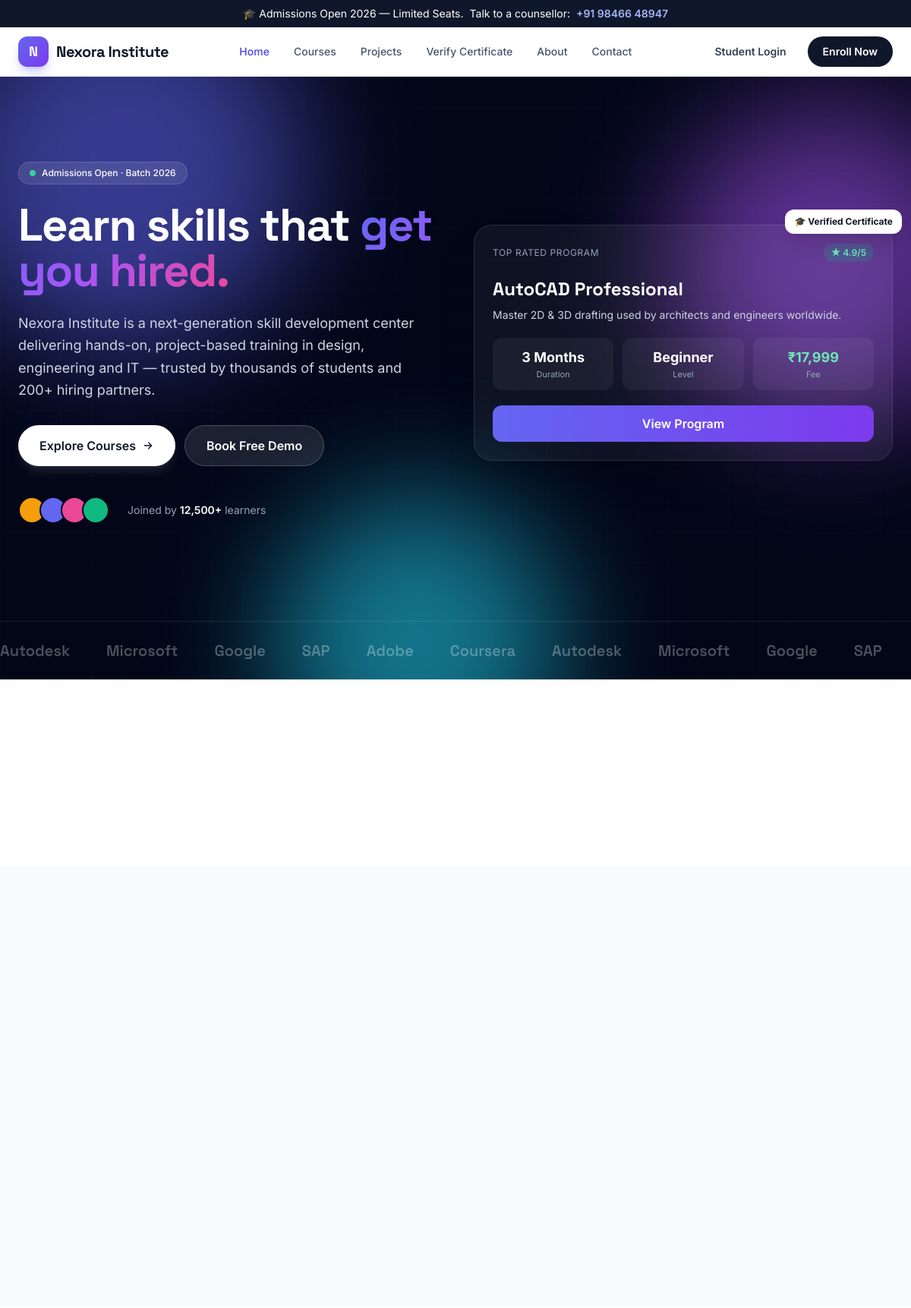
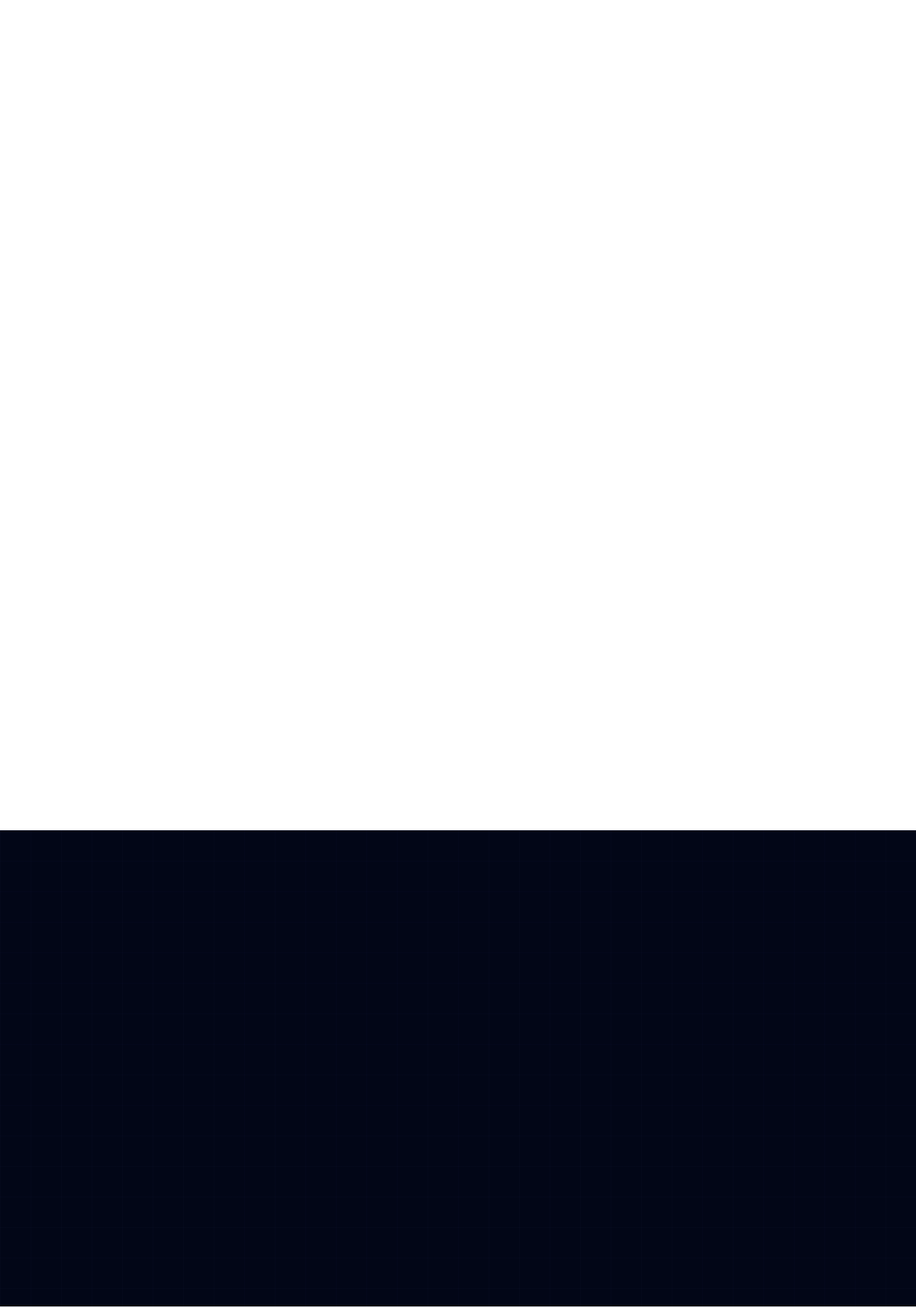
The page / (upper part) on the database its author committed (2 pictures, top to bottom).
### tables this page shows
CREATE TABLE courses (
  id              INT AUTO_INCREMENT PRIMARY KEY,
  title           VARCHAR(160) NOT NULL,
  slug            VARCHAR(180) NOT NULL UNIQUE,
  category_id     INT NULL,
  short_desc      VARCHAR(255) NULL,
  description     TEXT NULL,
  duration        VARCHAR(60)  DEFAULT '3 Months',
  level           ENUM('Beginner','Intermediate','Advanced') DEFAULT 'Beginner',
  price           DECIMAL(10,2) DEFAULT 0,
  discount_price  DECIMAL(10,2) NULL,
  software        VARCHAR(255) NULL,
  syllabus        TEXT NULL,
  image           VARCHAR(255) NULL,
  is_featured     TINYINT(1) DEFAULT 0,
  status          ENUM('active','draft') DEFAULT 'active',
  created_at      TIMESTAMP DEFAULT CURRENT_TIMESTAMP,
  CONSTRAINT fk_course_cat FOREIGN KEY (category_id) REFERENCES categories(id) ON DELETE SET NULL
);

### includes/functions.php (called while the page is built, shortened)
<?php
require_once __DIR__ . '/../config/database.php';
function e(?string $str): string
{
    return htmlspecialchars($str ?? '', ENT_QUOTES, 'UTF-8');
}
function url(string $path = ''): string
{
    return BASE_URL . '/' . ltrim($path, '/');
}
function money($amount): string
{
    return '₹' . number_format((float)$amount, 0);
}
function settings(): array
{
    static $cache = null;
    if ($cache !== null) return $cache;
    $cache = [];
    try {
        $rows = db()->query('SELECT skey, svalue FROM settings')->fetchAll();
        foreach ($rows as $r) {
            $cache[$r['skey']] = $r['svalue'];
        }
    } catch (Throwable $e) {
        $cache = [];
    }
    return $cache;
}
function setting(string $key, string $default = ''): string
{
    $s = settings();
    return $s[$key] ?? $default;
}

### config/database.php (called while the page is built, shortened)
<?php
function db(): PDO
{
    if (isset($GLOBALS['__app_pdo']) && $GLOBALS['__app_pdo'] instanceof PDO) {
        return $GLOBALS['__app_pdo'];
    }
    $dsn = sprintf('mysql:host=%s;dbname=%s;charset=%s', DB_HOST, DB_NAME, DB_CHARSET);
    $options = [
        PDO::ATTR_ERRMODE            => PDO::ERRMODE_EXCEPTION,
        PDO::ATTR_DEFAULT_FETCH_MODE => PDO::FETCH_ASSOC,
        PDO::ATTR_EMULATE_PREPARES   => false,
    ];
    return $GLOBALS['__app_pdo'];
}

### index.php (the view, shortened to what this page needs)
<?php
require_once __DIR__ . '/includes/functions.php';
$courses = db()->query(
  "SELECT c.*, cat.name AS category FROM courses c
   LEFT JOIN categories cat ON cat.id = c.category_id
   WHERE c.status='active' ORDER BY c.is_featured DESC, c.id ASC LIMIT 6"
)->fetchAll();
include __DIR__ . '/includes/header.php';
?>
<section class="relative overflow-hidden bg-slate-950 text-white">
  <div class="hero-aurora"><span></span><span></span><span></span></div>
  <div class="absolute inset-0 bg-grid opacity-40"></div>
  <div class="relative max-w-7xl mx-auto px-4 sm:px-6 pt-20 pb-24 lg:pt-28 lg:pb-32">
    <div class="grid lg:grid-cols-2 gap-12 items-center">
      <div class="animate-fadeUp">
        <span class="inline-flex items-center gap-2 px-3.5 py-1.5 rounded-full bg-white/10 border border-white/15 text-xs font-medium backdrop-blur">
          <span class="w-2 h-2 rounded-full bg-emerald-400 animate-pulse"></span>
          Admissions Open · Batch 2026
        </span>
        <h1 class="mt-6 font-display text-4xl sm:text-5xl lg:text-6xl font-bold leading-[1.05] tracking-tight">
          Learn skills that <span class="text-gradient">get you hired.</span>
        </h1>
        <p class="mt-6 text-lg text-slate-300 max-w-xl leading-relaxed">
          <?= e(setting('about_short')) ?>
        </p>
        <div class="mt-8 flex flex-col sm:flex-row gap-3">
          <a href="<?= url('courses.php') ?>" class="inline-flex items-center justify-center gap-2 px-7 py-3.5 rounded-full bg-white text-slate-900 font-semibold hover:bg-brand-50 transition shadow-lg shadow-white/10">
            Explore Courses
            <svg class="w-4 h-4" fill="none" stroke="currentColor" stroke-width="2" viewBox="0 0 24 24"><path stroke-linecap="round" d="M5 12h14M13 6l6 6-6 6"/></svg>
          </a>
          <a href="<?= url('contact.php') ?>" class="inline-flex items-center justify-center gap-2 px-7 py-3.5 rounded-full bg-white/10 border border-white/20 font-semibold hover:bg-white/15 transition backdrop-blur">
            Book Free Demo
          </a>
        </div>
        <div class="mt-10 flex items-center gap-6 text-sm text-slate-400">
          <div class="flex -space-x-2">
            <?php foreach (['f59e0b','6366f1','ec4899','10b981'] as $c): ?>
              <span class="w-9 h-9 rounded-full border-2 border-slate-950" style="background:#<?= $c ?>"></span>
            <?php endforeach; ?>
          </div>
          <p>Joined by <span class="text-white font-semibold"><?= e(setting('hero_stat_students')) ?></span> learners</p>
        </div>
      </div>
      <div class="relative animate-fadeUp" style="animation-delay:.15s">
        <div class="relative rounded-3xl bg-white/5 border border-white/10 backdrop-blur-xl p-6 shadow-2xl animate-floaty">
          <div class="flex items-center justify-between mb-5">
            <span class="text-xs uppercase tracking-wider text-slate-400">Top Rated Program</span>
            <span class="px-2.5 py-1 rounded-full bg-emerald-500/20 text-emerald-300 text-xs font-semibold">★ <?= e(setting('hero_stat_rating')) ?></span>
          </div>
          <?php $f = $courses[0] ?? null; if ($f): ?>
          <h3 class="font-display text-2xl font-bold text-white"><?= e($f['title']) ?></h3>
          <p class="mt-2 text-sm text-slate-300"><?= e($f['short_desc']) ?></p>
          <div class="mt-5 grid grid-cols-3 gap-3 text-center">
            <div class="rounded-xl bg-white/5 p-3"><p class="text-lg font-bold text-white"><?= e($f['duration']) ?></p><p class="text-[11px] text-slate-400">Duration</p></div>
            <div class="rounded-xl bg-white/5 p-3"><p class="text-lg font-bold text-white"><?= e($f['level']) ?></p><p class="text-[11px] text-slate-400">Level</p></div>
            <div class="rounded-xl bg-white/5 p-3"><p class="text-lg font-bold text-emerald-300"><?= money($f['discount_price'] ?: $f['price']) ?></p><p class="text-[11px] text-slate-400">Fee</p></div>
          </div>
          <a href="<?= url('course.php?slug=' . urlencode($f['slug'])) ?>" class="mt-5 block text-center px-5 py-3 rounded-xl bg-gradient-to-r from-brand-500 to-violet-600 font-semibold hover:opacity-90 transition">View Program</a>
          <?php endif; ?>
        </div>
        <div class="absolute -top-5 -right-3 px-3 py-2 rounded-xl bg-white text-slate-900 text-xs font-bold shadow-xl animate-floaty" style="animation-delay:-3s">🎓 Verified Certificate</div>
      </div>
    </div>
  </div>
  <div class="relative border-t border-white/10 py-6 overflow-hidden">
    <div class="marquee">
      <?php $brands = ['Autodesk','Microsoft','Google','SAP','Adobe','Coursera','Autodesk','Microsoft','Google','SAP','Adobe','Coursera']; foreach ($brands as $b): ?>
        <span class="text-xl font-display font-semibold text-white/30 whitespace-nowrap"><?= $b ?></span>
      <?php endforeach; ?>
    </div>
  </div>
</section>
<section class="bg-white py-16">
  <div class="max-w-7xl mx-auto px-4 sm:px-6 grid grid-cols-2 lg:grid-cols-4 gap-6">
  </div>
</section>
<section class="bg-slate-50 py-20">
  <div class="max-w-7xl mx-auto px-4 sm:px-6">
    <div class="mt-12 grid sm:grid-cols-2 lg:grid-cols-3 gap-5">
    </div>
  </div>
</section>
<section class="bg-white py-20">
  <div class="max-w-7xl mx-auto px-4 sm:px-6">
    <div class="mt-12 grid sm:grid-cols-2 lg:grid-cols-3 gap-6">
    </div>
  </div>
</section>
<section class="bg-slate-950 text-white py-20 relative overflow-hidden">
  <div class="absolute inset-0 bg-grid opacity-30"></div>
  <div class="relative max-w-7xl mx-auto px-4 sm:px-6">
    <div class="grid lg:grid-cols-2 gap-14 items-center">
    </div>
  </div>
</section>
<?php include __DIR__ . '/includes/footer.php'; ?>

### assets/css/style.css (style rules this page uses)
:root { --brand: #4f46e5; --brand-light: #818cf8; }
html { -webkit-tap-highlight-color: transparent; }
.text-gradient { background: linear-gradient(120deg, #6366f1 0%, #a855f7 50%, #ec4899 100%); -webkit-background-clip: text; background-clip: text; -webkit-text-fill-color: transparent; }
.hero-aurora { position: absolute; inset: 0; overflow: hidden; z-index: 0; }
.hero-aurora span { position: absolute; border-radius: 9999px; filter: blur(80px); opacity: .55; animation: blob 16s infinite ease-in-out; }
.hero-aurora span:nth-child(1) { width:480px;height:480px;background:#6366f1;top:-120px;left:-80px; }
.hero-aurora span:nth-child(2) { width:420px;height:420px;background:#a855f7;top:40px;right:-100px;animation-delay:-4s; }
.hero-aurora span:nth-child(3) { width:380px;height:380px;background:#22d3ee;bottom:-140px;left:30%;animation-delay:-8s; }
.marquee { display:flex; gap:3rem; width:max-content; animation: scrollx 28s linear infinite; }
.bg-grid { background-image: linear-gradient(to right, rgba(99,102,241,.07) 1px, transparent 1px), linear-gradient(to bottom, rgba(99,102,241,.07) 1px, transparent 1px); background-size: 40px 40px; }

### rows shown on the page
courses: title "AutoCAD Professional", short_desc "Master 2D & 3D drafting used by architects and engineers worldwide.", duration "3 Months", level "Beginner", discount_price "₹17,999"

### other values the page prints
setting('phone') "+91 98466 48947"
$site "Nexora Institute"
setting('about_short') "Nexora Institute is a next-generation skill development center delivering hands-on, project-based training in design, engineering and IT — trusted by thousands of students and 200+ hiring partners."
setting('hero_stat_students') "12,500+"
setting('hero_stat_rating') "4.9/5"
$b "Autodesk"
$b "Microsoft"
$b "Google"
$b "SAP"
$b "Adobe"
$b "Coursera"
